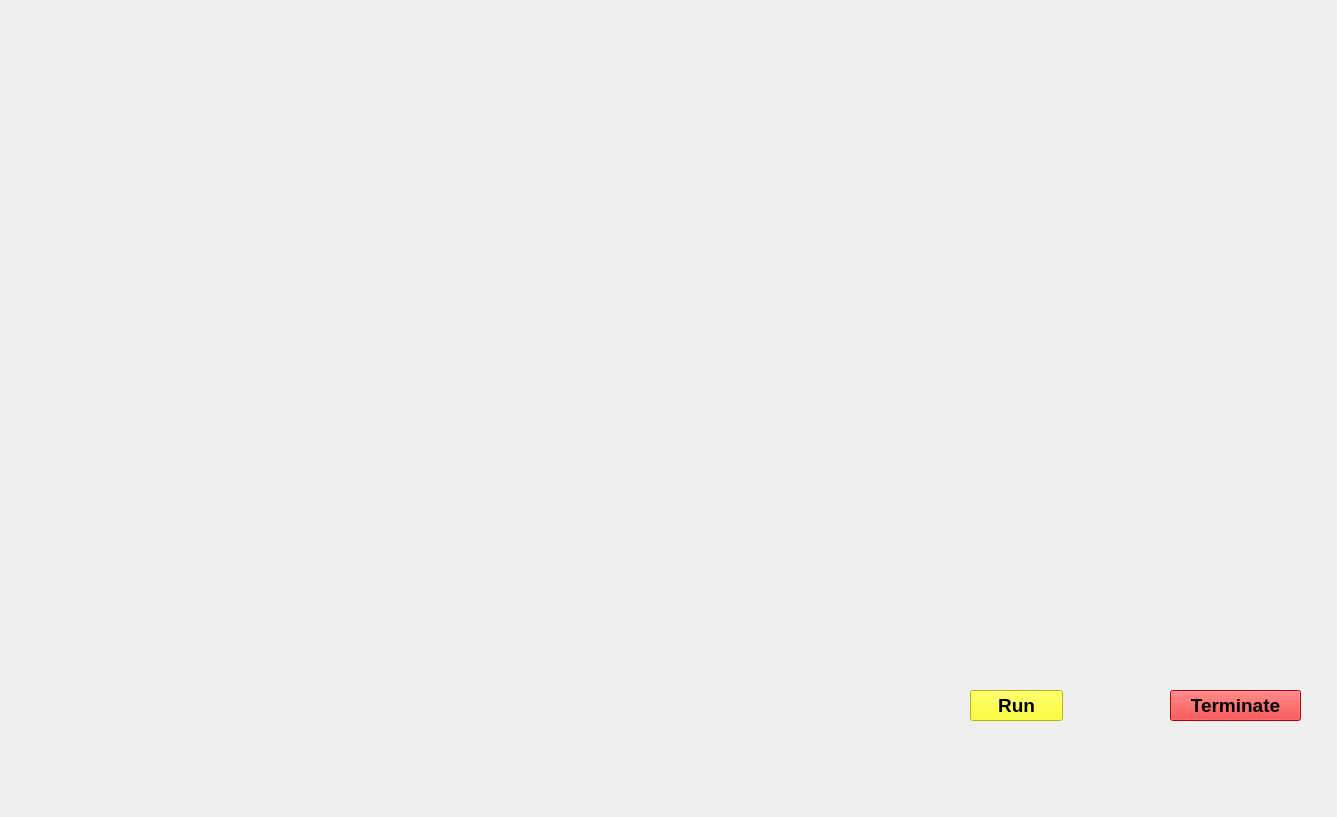
<?xml version="1.0" encoding="UTF-8"?>
<ui version="4.0">
 <class>MainWindow</class>
 <widget class="QMainWindow" name="MainWindow">
  <property name="geometry">
   <rect>
    <x>0</x>
    <y>0</y>
    <width>1337</width>
    <height>817</height>
   </rect>
  </property>
  <property name="windowTitle">
   <string>MainWindow</string>
  </property>
  <widget class="QWidget" name="centralwidget">
   <widget class="QLabel" name="JarvisGui">
    <property name="geometry">
     <rect>
      <x>-10</x>
      <y>0</y>
      <width>1361</width>
      <height>831</height>
     </rect>
    </property>
    <property name="text">
     <string/>
    </property>
    <property name="pixmap">
     <pixmap>../../Downloads/jarvis1.jpg</pixmap>
    </property>
    <property name="scaledContents">
     <bool>true</bool>
    </property>
   </widget>
   <widget class="QPushButton" name="pushButton">
    <property name="geometry">
     <rect>
      <x>970</x>
      <y>690</y>
      <width>93</width>
      <height>31</height>
     </rect>
    </property>
    <property name="font">
     <font>
      <pointsize>14</pointsize>
      <weight>75</weight>
      <bold>true</bold>
     </font>
    </property>
    <property name="styleSheet">
     <string notr="true">background-color: rgb(255, 255, 0);</string>
    </property>
    <property name="text">
     <string>Run</string>
    </property>
   </widget>
   <widget class="QPushButton" name="pushButton_2">
    <property name="geometry">
     <rect>
      <x>1170</x>
      <y>690</y>
      <width>131</width>
      <height>31</height>
     </rect>
    </property>
    <property name="font">
     <font>
      <pointsize>14</pointsize>
      <weight>75</weight>
      <bold>true</bold>
     </font>
    </property>
    <property name="styleSheet">
     <string notr="true">
background-color: rgb(255, 0, 0);</string>
    </property>
    <property name="text">
     <string>Terminate</string>
    </property>
   </widget>
   <widget class="QTextBrowser" name="textBrowser">
    <property name="geometry">
     <rect>
      <x>790</x>
      <y>20</y>
      <width>271</width>
      <height>41</height>
     </rect>
    </property>
    <property name="font">
     <font>
      <pointsize>14</pointsize>
      <weight>75</weight>
      <bold>true</bold>
     </font>
    </property>
    <property name="styleSheet">
     <string notr="true">background:transparent;
</string>
    </property>
   </widget>
   <widget class="QTextBrowser" name="textBrowser_2">
    <property name="geometry">
     <rect>
      <x>1060</x>
      <y>20</y>
      <width>261</width>
      <height>41</height>
     </rect>
    </property>
    <property name="font">
     <font>
      <pointsize>14</pointsize>
      <weight>75</weight>
      <bold>true</bold>
     </font>
    </property>
    <property name="styleSheet">
     <string notr="true">background:transparent;

</string>
    </property>
   </widget>
  </widget>
 </widget>
 <resources/>
 <connections/>
</ui>
